Frame 1 (no input): blank canvas, image omitted
Frame 60 (the mouse pressed at the canvas centre just before this capture): blank canvas, image omitted
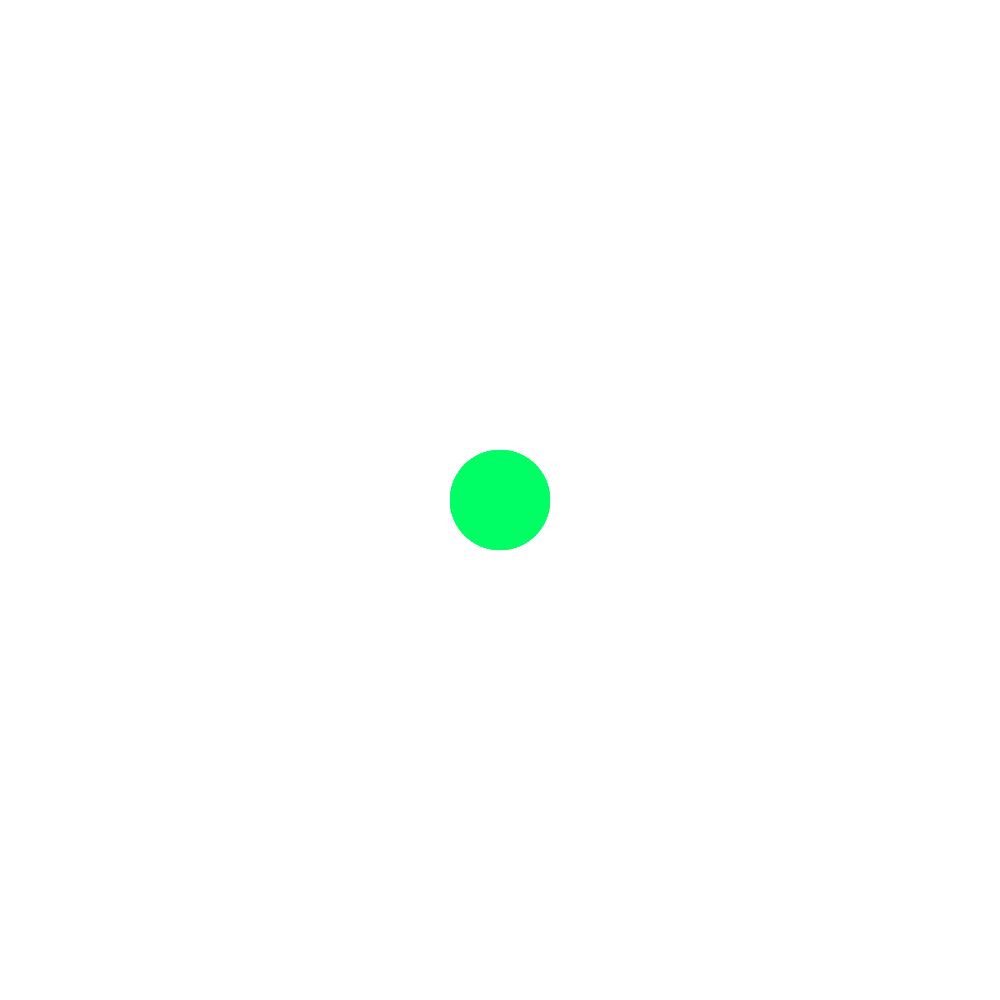
Frame 120 (the mouse held since frame 60 and released just before this capture)

The Processing sketch whose frames 1 and 60 were blank and that drew this single picture after the mouse press (run headless with seeded random() and noise(); from frame 60 on, the mouse is pressed at the canvas centre):

// Processing sketch: ifmousepressed
// ── ifmousepressed.pde
//if mouse pressed
int brushSize;

void setup(){
  size(1000,1000);
  background(255);
  //noFill();
  noStroke();
  brushSize = 100; 
}

void draw(){
  fill(255, 10);
  rect(0,0, width, height);
  // drag effect
  if(mousePressed){
    fill(0,255,100);
    ellipse(mouseX,mouseY,brushSize,brushSize);
  }
  //if(keyPressed){
  //  brushSize +=10;
  //}
  
}
 
void keyPressed(){
  if (key == CODED);
    if (keyCode == UP && brushSize <= 500){
      brushSize +=10;
    }else if(keyCode == DOWN && brushSize >10){
      brushSize -=10;
    }
  }

    
//only draws one ellipse when click mouse
//void mousePressed(){
//  fill(0, 255, 100); 
//  noStroke(); 
//  ellipse(mouseX, mouseY, brushSize, brushSize); 
//}
